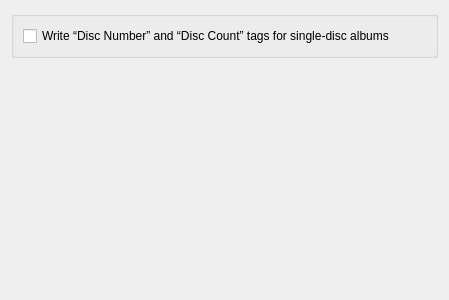
<?xml version="1.0" encoding="UTF-8"?>
<ui version="4.0">
 <class>OutTagsPage</class>
 <widget class="QWidget" name="OutTagsPage">
  <property name="geometry">
   <rect>
    <x>0</x>
    <y>0</y>
    <width>449</width>
    <height>300</height>
   </rect>
  </property>
  <property name="windowTitle">
   <string>Tags</string>
  </property>
  <layout class="QVBoxLayout" name="verticalLayout">
   <item>
    <widget class="QGroupBox" name="groupBox">
     <property name="title">
      <string notr="true"/>
     </property>
     <property name="flat">
      <bool>true</bool>
     </property>
     <layout class="QVBoxLayout" name="verticalLayout_3">
      <item>
       <widget class="QCheckBox" name="writeSingleDiskNumCheckBox">
        <property name="text">
         <string>Write “Disc Number” and “Disc Count” tags for single-disc albums</string>
        </property>
       </widget>
      </item>
     </layout>
    </widget>
   </item>
   <item>
    <spacer name="verticalSpacer">
     <property name="orientation">
      <enum>Qt::Vertical</enum>
     </property>
     <property name="sizeHint" stdset="0">
      <size>
       <width>20</width>
       <height>241</height>
      </size>
     </property>
    </spacer>
   </item>
  </layout>
 </widget>
 <resources/>
 <connections/>
</ui>
